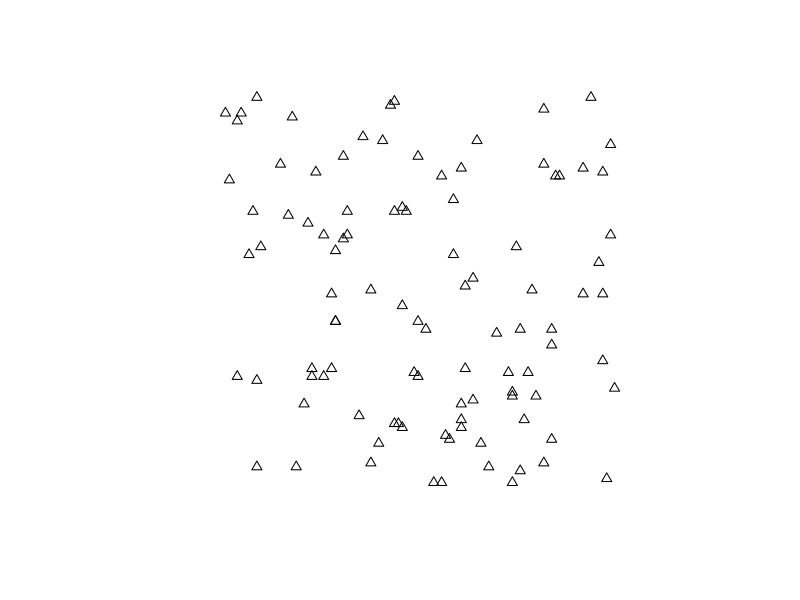
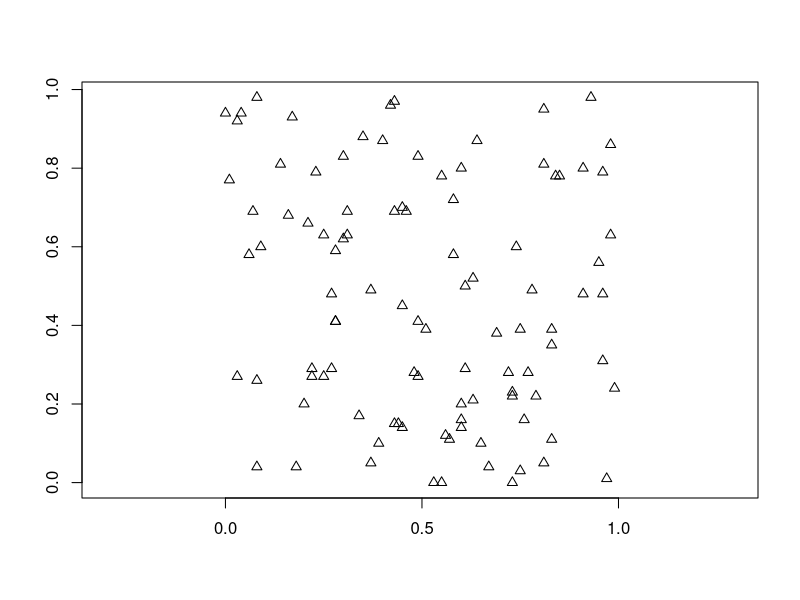

These charts were generated, in order, by the following R code:
install.packages("stats4", dep = TRUE)
install.packages("sp", dep = TRUE)
install.packages("classInt", dep = TRUE)
install.packages("RColorBrewer", dep = TRUE)

library("stats4")
library("sp")
library("classInt")
library("RColorBrewer")

require(sp) #pacote para analise de pontos
require(classInt) #pacote para criar intervalos de classe
require(RColorBrewer) #pacote para paleta de cores

n=100
xc = round(runif(n), 2)
yc = round(runif(n), 2)
xy = cbind(xc, yc)
xy

xy.sp = SpatialPoints(xy)
xy.sp

#Plotar pontos
plot(xy.sp, pch = 2)

##adicionar eixos
plot(xy.sp, pch = 2,axes = TRUE)

xy.cc = coordinates(xy.sp)
dim(xy.cc)
bbox(xy.sp)
dimensions(xy.sp)
